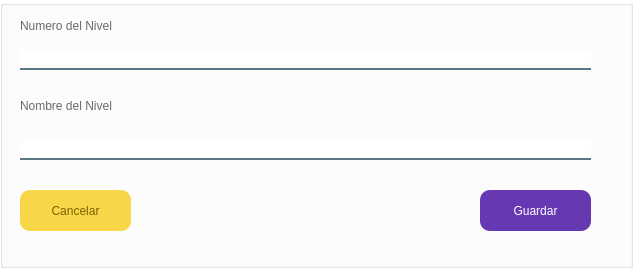
<?xml version="1.0" encoding="UTF-8"?>
<ui version="4.0">
 <class>MainWindow</class>
 <widget class="QMainWindow" name="MainWindow">
  <property name="geometry">
   <rect>
    <x>0</x>
    <y>0</y>
    <width>633</width>
    <height>268</height>
   </rect>
  </property>
  <property name="windowTitle">
   <string>MainWindow</string>
  </property>
  <widget class="QWidget" name="centralwidget">
   <layout class="QVBoxLayout" name="verticalLayout">
    <property name="leftMargin">
     <number>0</number>
    </property>
    <property name="topMargin">
     <number>0</number>
    </property>
    <property name="rightMargin">
     <number>0</number>
    </property>
    <property name="bottomMargin">
     <number>0</number>
    </property>
    <item>
     <widget class="QGroupBox" name="groupBox">
      <property name="styleSheet">
       <string notr="true">QPushButton{
    background:rgba(247,215,71,255);
    /*border: 1px solid #2361a0; /* Cambiar el color del borde a azul oscuro */
    border-radius: 10px;
    font: 75 12pt &quot;Archivo&quot;;
/* Cambiar el color de fondo a azul oscuro */
    color: rgba(128,96,0,255);
}
/*
QPushButton:hover{

background-color: qlineargradient(spread:pad, x1:0, y1:0.505682, x2:1, y2:0.477, stop:0 rgba(14, 52, 83, 1), stop:1 rgba(14, 52, 83, 1));
color: black;

}
*/
QGroupBox{
background-color: rgb(255, 255, 255); /* Cambiar el color de fondo a azul oscuro */
}

QLineEdit{
background-color: rgb(255,255,255);
border:none;
border-bottom:2px solid rgba(46, 82, 101, 200);
   /*color: #2361a0;*/
	color:rgba(106,105,103,255);
    font: 75 12pt &quot;Archivo&quot;;

}

QLabel{
color: rgba(106,105,103,255);
    font: 75 12pt &quot;Archivo&quot;;
}
</string>
      </property>
      <property name="title">
       <string/>
      </property>
      <widget class="QLabel" name="label">
       <property name="geometry">
        <rect>
         <x>20</x>
         <y>10</y>
         <width>221</width>
         <height>31</height>
        </rect>
       </property>
       <property name="text">
        <string>Numero del Nivel</string>
       </property>
      </widget>
      <widget class="QLineEdit" name="lnl_NoNiv">
       <property name="geometry">
        <rect>
         <x>20</x>
         <y>50</y>
         <width>571</width>
         <height>20</height>
        </rect>
       </property>
      </widget>
      <widget class="QLabel" name="label_2">
       <property name="geometry">
        <rect>
         <x>20</x>
         <y>90</y>
         <width>221</width>
         <height>31</height>
        </rect>
       </property>
       <property name="text">
        <string>Nombre del Nivel</string>
       </property>
      </widget>
      <widget class="QLineEdit" name="lnl_NombreNiv">
       <property name="geometry">
        <rect>
         <x>20</x>
         <y>140</y>
         <width>571</width>
         <height>20</height>
        </rect>
       </property>
      </widget>
      <widget class="QPushButton" name="btn_cerrar">
       <property name="geometry">
        <rect>
         <x>20</x>
         <y>190</y>
         <width>111</width>
         <height>41</height>
        </rect>
       </property>
       <property name="text">
        <string>Cancelar</string>
       </property>
      </widget>
      <widget class="QPushButton" name="btn_GuardarNiv">
       <property name="geometry">
        <rect>
         <x>480</x>
         <y>190</y>
         <width>111</width>
         <height>41</height>
        </rect>
       </property>
       <property name="styleSheet">
        <string notr="true">background-color: rgba(102,56,178,255);
color: rgb(255, 255, 255)</string>
       </property>
       <property name="text">
        <string>Guardar</string>
       </property>
      </widget>
     </widget>
    </item>
   </layout>
  </widget>
 </widget>
 <resources/>
 <connections/>
</ui>
